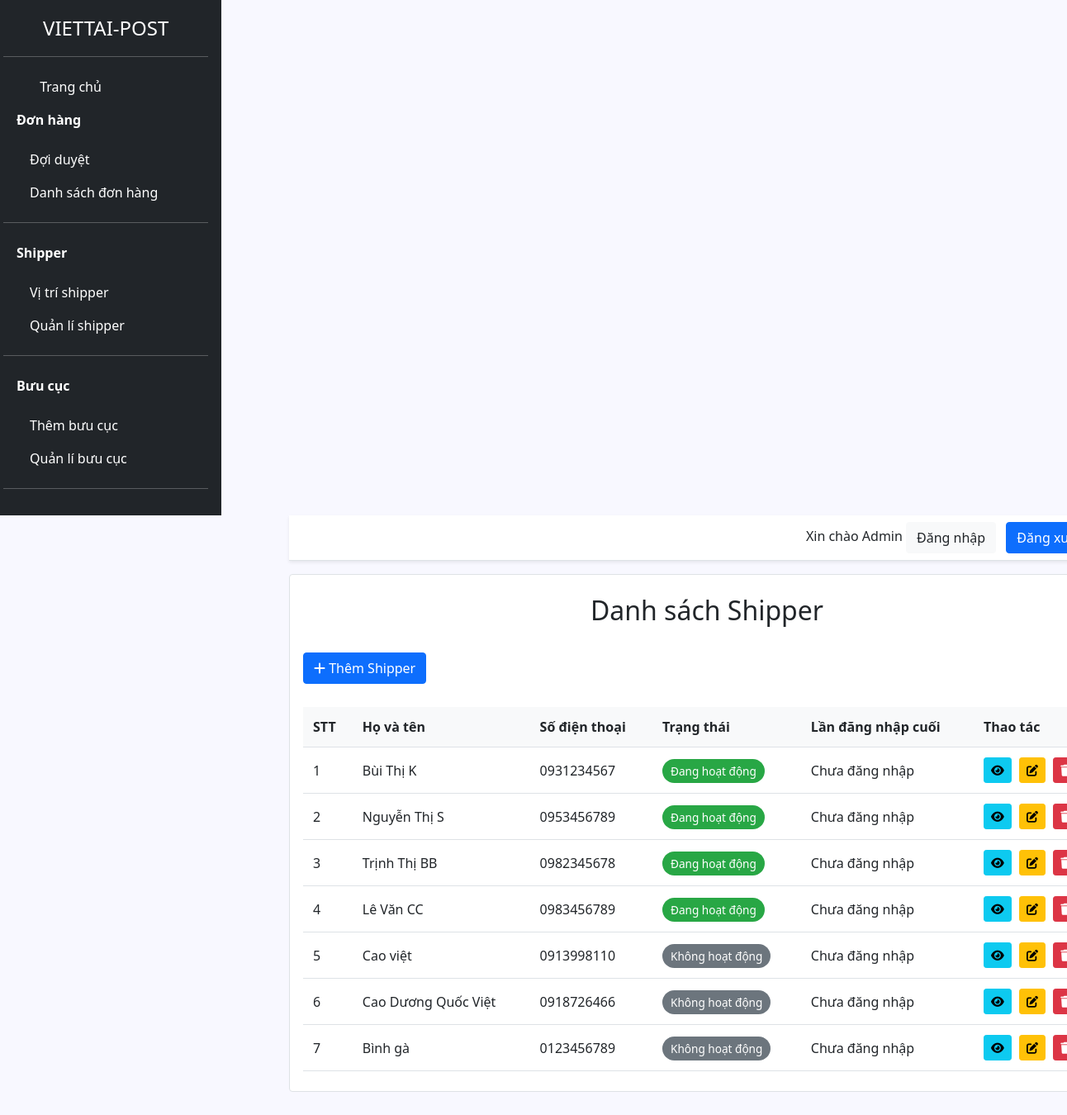
Before: /admin/quan-li-shipper.php with the older database file.
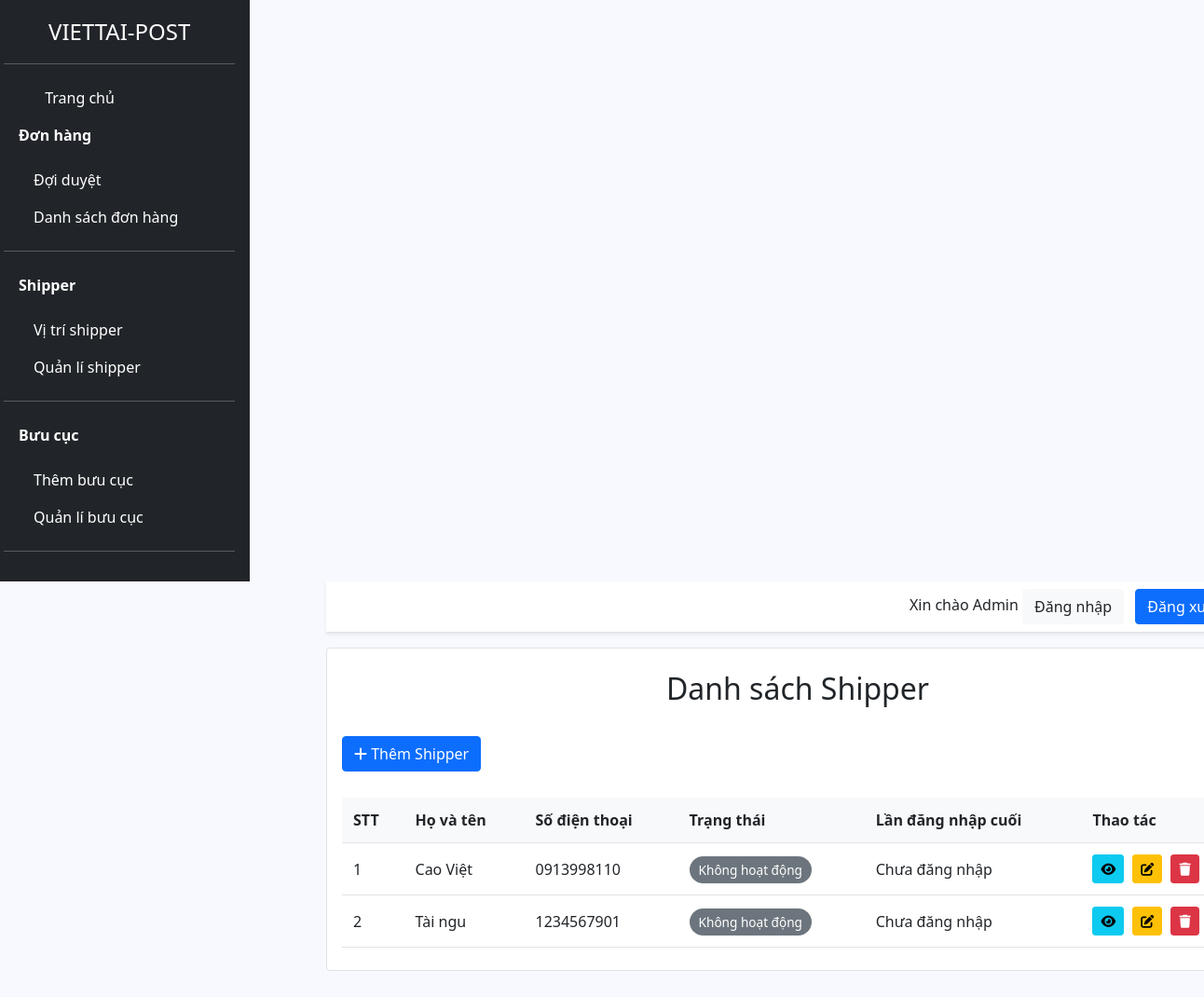
After: the same page with the newer database file.
### tables this page shows
CREATE TABLE `shipper` (
  `id` int(11) NOT NULL,
  `ho_ten` varchar(100) NOT NULL,
  `so_dien_thoai` varchar(20) NOT NULL,
  `mat_khau` text NOT NULL,
  `id_buu_cuc` int(11) NOT NULL,
  `vi_do` decimal(10,7) DEFAULT NULL,
  `kinh_do` decimal(10,7) DEFAULT NULL,
  `ngay_tao` timestamp NOT NULL DEFAULT current_timestamp(),
  `ngay_cap_nhat` timestamp NOT NULL DEFAULT current_timestamp() ON UPDATE current_timestamp(),
  `trang_thai` enum('Đang hoạt động','Không hoạt động','Đã nghỉ việc','Khóa tài khoản') NOT NULL DEFAULT 'Không hoạt động',
  `cccd_truoc` varchar(255) DEFAULT NULL,
  `cccd_sau` varchar(255) DEFAULT NULL,
  `bang_lai_xe` varchar(255) DEFAULT NULL,
  `giay_dk_xe` varchar(255) DEFAULT NULL,
  `last_login` datetime DEFAULT NULL
);

### controller/cls-admin.php (called while the page is built, shortened)
<?php
class clsAdmin extends ConnectDB
{
    public function getTatCaShipper()
    {
        $conn = $this->connect();
        $sql = "SELECT s.*, b.ten_buu_cuc FROM shipper s
            LEFT JOIN buu_cuc b ON s.id_buu_cuc = b.id";
        return $conn->query($sql)->fetchAll(PDO::FETCH_ASSOC);
    }
}

### admin/quan-li-shipper.php (the view, shortened to what this page needs)
<?php
require_once '../controller/cls-admin.php';
$admin = new clsAdmin();
$shippers = $admin->getTatCaShipper();
?>
<!DOCTYPE html>
<html lang="vi">
<head>
    <link rel="stylesheet" href="../../assets/boostrap_css/bootstrap.min.css">
    <link rel="stylesheet" href="https://cdnjs.cloudflare.com/ajax/libs/font-awesome/6.0.0/css/all.min.css">
    <link rel="stylesheet" href="../../assets/css/admincss.css">
</head>
<body>
    <div class="admin-container row">
        <?php require_once 'view/sidebar.php'; ?>
        <div class="main-content">
            <?php require_once 'view/header.php'; ?>
            <div class="container py-4 card border rounded-4 p-3">
                <div class="text-center mb-4">
                    <h2>Danh sách Shipper</h2>
                </div>
                <div class="mb-2">
                    <button class="btn btn-primary" data-bs-toggle="modal" data-bs-target="#addShipperModal">
                        <i class="fas fa-plus"></i> Thêm Shipper
                    </button>
                </div>
                <div class="table-responsive">
                    <table class="shipper-table">
                        <thead>
                            <tr>
                                <th>STT</th>
                                <th>Họ và tên</th>
                                <th>Số điện thoại</th>
                                <th>Trạng thái</th>
                                <th>Lần đăng nhập cuối</th>
                                <th>Thao tác</th>
                            </tr>
                        </thead>
                        <tbody>
                            <?php foreach ($shippers as $index => $shipper): ?>
                            <tr>
                                <td><?php echo $index + 1; ?></td>
                                <td><?php echo htmlspecialchars($shipper['ho_ten']); ?></td>
                                <td><?php echo htmlspecialchars($shipper['so_dien_thoai']); ?></td>
                                <td>
                                    <?php
                                        $statusClass = '';
                                        switch ($shipper['trang_thai']) {
                                            case 'Đang hoạt động':
                                                $statusClass = 'status-active';
                                                break;
                                            case 'Không hoạt động':
                                                $statusClass = 'status-inactive';
                                                break;
                                        }
                                        ?>
                                    <span class="status-badge <?php echo $statusClass; ?>">
                                        <?php echo htmlspecialchars($shipper['trang_thai']); ?>
                                    </span>
                                </td>
                                <td>
                                    <?php
                                        echo $shipper['last_login']
                                            ? date('d/m/Y H:i', strtotime($shipper['last_login']))
                                            : 'Chưa đăng nhập';
                                        ?>
                                </td>
                                <td class="action-buttons">
                                    <button class="btn btn-info btn-sm"
                                        onclick="viewShipper(<?php echo $shipper['id']; ?>)">
                                        <i class="fas fa-eye"></i>
                                    </button>
                                    <button class="btn btn-warning btn-sm"
                                        onclick="editShipper(<?php echo $shipper['id']; ?>)">
                                        <i class="fas fa-edit"></i>
                                    </button>
                                    <button class="btn btn-danger btn-sm"
                                        onclick="deleteShipper(<?php echo $shipper['id']; ?>)">
                                        <i class="fas fa-trash"></i>
                                    </button>
                                </td>
                            </tr>
                            <?php endforeach; ?>
                        </tbody>
                    </table>
                </div>
            </div>
        </div>
    </div>
</body>
</html>

### admin/view/sidebar.php (shortened to what this page needs)
<div class="d-flex flex-column flex-shrink-0 p-3 text-white bg-dark" style="width: 280px;">
    <a href="/" class="d-flex align-items-center mb-3 mb-md-0 me-md-auto text-white text-decoration-none">
      <svg class="bi me-2" width="40" height="32"><use xlink:href="#bootstrap"></use></svg>
      <span class="fs-4">VIETTAI-POST</span>
    </a>
    <hr>
    <ul class="nav nav-pills flex-column mb-auto">
      <li class="nav-item">
        <a href="home.php" class="nav-link text-white" aria-current="page">
          <svg class="bi me-2" width="16" height="16"><use xlink:href="#home"></use></svg>
          Trang chủ
        </a>
      </li>
       <li class="nav-item">
        <span class="nav-link text-white"><b>Đơn hàng</b></span>
        <ul style="list-style:none; padding-left: 1rem; margin-top: 0.5rem;">
          <li>
            <a class="nav-link text-white" href="duyet-don.php">Đợi duyệt</a>
          </li>
          <li>
            <a class="nav-link text-white" href="don-hang.php">Danh sách đơn hàng</a>
          </li>
        </ul>
      </li>
      <hr>
      <li class="nav-item">
        <span class="nav-link text-white"><b>Shipper</b></span>
        <ul style="list-style:none; padding-left: 1rem; margin-top: 0.5rem;">
          <li>
            <a class="nav-link text-white" href="vi-tri-shipper.php">Vị trí shipper</a>
          </li>
          <li>
            <a class="nav-link text-white" href="quan-li-shipper.php">Quản lí shipper</a>
          </li>
        </ul>
      </li>
      <hr>
      <li class="nav-item">
        <span class="nav-link text-white"><b>Bưu cục</b></span>
        <ul style="list-style:none; padding-left: 1rem; margin-top: 0.5rem;">
          <li>
            <a class="nav-link text-white" href="them-buu-cuc.php">Thêm bưu cục</a>
          </li>
          <li>
            <a class="nav-link text-white" href="quan-li-buu-cuc.php">Quản lí bưu cục</a>
          </li>
        </ul>
      </li>
    </ul>
    <hr>
  </div>
   <link rel="stylesheet" href="../asset/css/bootstrap.min.css">
    <link rel="stylesheet" href="../asset/css/style.css">

### admin/view/header.php
<div class="px-3 py-2 border-bottom mb-3 shadow-sm bg-white">
      <div class="container d-flex flex-wrap justify-content-end">
        <div class="text-end">
          Xin chào Admin
          <button type="button" class="btn btn-light text-dark me-2">Đăng nhập</button>
          <button type="button" class="btn btn-primary">Đăng xuất</button>
        </div>
      </div>
    </div>

### asset/css/admincss.css (style rules this page uses)
body { background-color: aliceblue; }
.main-content { margin-left: 350px; width: 70%; margin-top: 50px; }

### asset/css/style.css (style rules this page uses)
.main-content { width: calc(100% - 280px); min-height: 100vh; display: flex; flex-direction: column; }
body { background-color: ghostwhite; }

### admin/quan-li-shipper.php (style rules this page uses)
.shipper-table { width: 100%; border-collapse: collapse; margin-top: 20px; }
.shipper-table th, .shipper-table td { padding: 12px; text-align: left; border-bottom: 1px solid #dee2e6; }
.shipper-table th { background-color: #f8f9fa; font-weight: 600; }
.status-badge { padding: 5px 10px; border-radius: 15px; font-size: 0.85rem; font-weight: 500; }
.status-inactive { background-color: #6c757d; color: white; }
.action-buttons .btn { margin-right: 5px; }
.status-active { background-color: #28a745; color: white; }

Changed rows visible on the page:
removed shipper: ho_ten "Bùi Thị K", so_dien_thoai "0931234567", trang_thai "Đang hoạt động", shows "Chưa đăng nhập"
removed shipper: ho_ten "Nguyễn Thị S", so_dien_thoai "0953456789", trang_thai "Đang hoạt động", shows "Chưa đăng nhập"
removed shipper: ho_ten "Trịnh Thị BB", so_dien_thoai "0982345678", trang_thai "Đang hoạt động", shows "Chưa đăng nhập"
removed shipper: ho_ten "Lê Văn CC", so_dien_thoai "0983456789", trang_thai "Đang hoạt động", shows "Chưa đăng nhập"
removed shipper: ho_ten "Cao việt", so_dien_thoai "0913998110", trang_thai "Không hoạt động", shows "Chưa đăng nhập"
removed shipper: ho_ten "Cao Dương Quốc Việt", so_dien_thoai "0918726466", trang_thai "Không hoạt động", shows "Chưa đăng nhập"
removed shipper: ho_ten "Bình gà", so_dien_thoai "0123456789", trang_thai "Không hoạt động", shows "Chưa đăng nhập"
added shipper: ho_ten "Cao Việt", so_dien_thoai "0913998110", trang_thai "Không hoạt động", shows "Chưa đăng nhập"
added shipper: ho_ten "Tài ngu", so_dien_thoai "1234567901", trang_thai "Không hoạt động", shows "Chưa đăng nhập"
